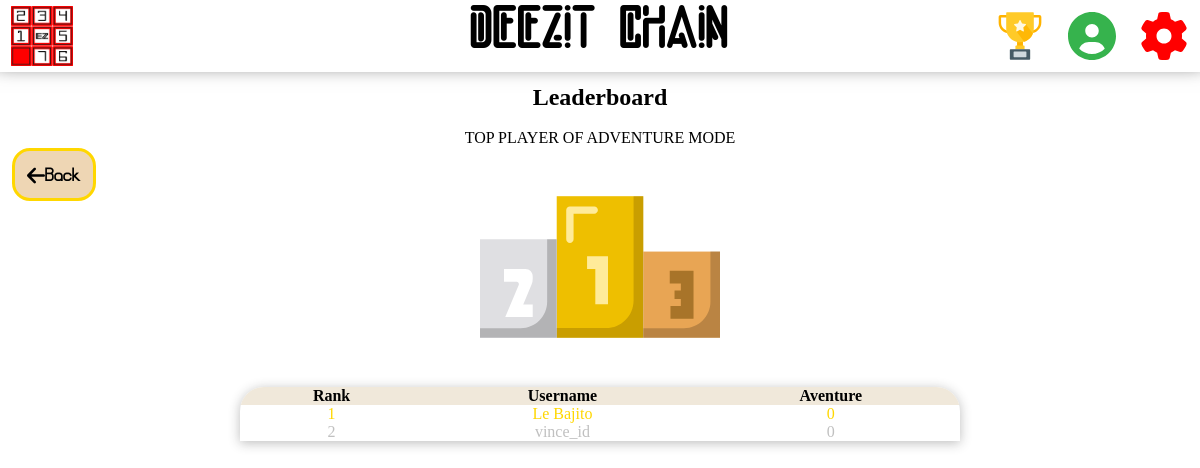
The page /php/leaderboard_adventure.php on the database as committed earlier.
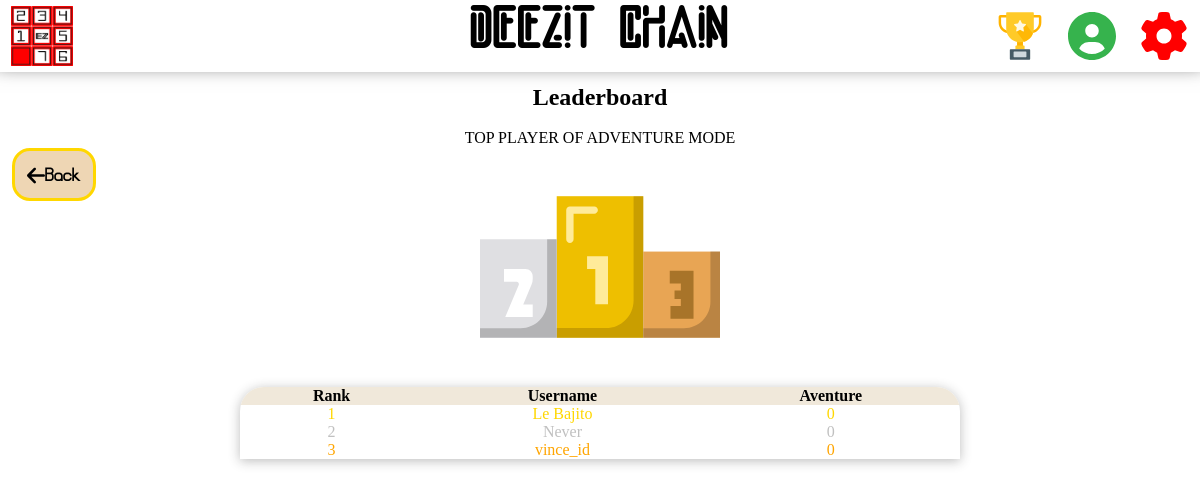
The same page on the database as committed later.
### tables this page shows
CREATE TABLE `user` (
  `ID` int(11) NOT NULL,
  `username` varchar(64) NOT NULL,
  `password` varchar(64) NOT NULL,
  `history_lvl` int(32) NOT NULL DEFAULT '1',
  `adventure_lvl` int(32) DEFAULT NULL,
  `time_trial` int(32) DEFAULT NULL
);

### php/leaderboard_adventure.php (the view, shortened to what this page needs)
<?php require './header.php';
?>
<head>
</head>
<main>
    <div>
        <div id="wrapper">
            <a href='leaderboard.php' draggable='false' class='align-left' id='back'><image src='../image/arrow-left-solid.svg' draggable='false' id='arrow-light' alt='arrow'/></image> Back</a>
        <h2 class="align-center">Leaderboard</h2>
        <br>
        <h4 class="align-center">TOP PLAYER OF ADVENTURE MODE</h4>
        </div>
        <?php
        include("connexion_db.php");
        $requete = "SELECT username,adventure_lvl FROM user ORDER BY adventure_lvl DESC, username ASC limit 8";
        $resultat = mysqli_query($connexion, $requete);
        if ($resultat == FALSE) {
            echo "<p>Erreur d'exécution de la requete :".mysqli_error($connexion)."</p>";
            die();
        }
        else {
            echo "<img src='../image/podium.svg' id='podium' alt='podium' draggable='false'/>";
            echo "<table><tr>
						<th>Rank</th>
						<th>Username</th>
						<th>Aventure</th>
					</tr>";
            $nbreLignes = mysqli_num_rows($resultat);
            $i=0;
            if ($nbreLignes > 0) {
                while ($row = mysqli_fetch_assoc($resultat)) {
                    echo "<tr>";
                    $i += 1;
                    if (isset($_SESSION['username'])){
                        if ($row['username'] == $_SESSION['username']) {
                            echo "<td class='active rank$i'>$i</td>";
                            echo "<td class='active rank$i'>$row[username]</td>";
                            echo "<td class='active rank$i'>$row[adventure_lvl]</td>";
                        }
                        else{
                            echo "<td class='rank$i'>$i</td>";
                            echo "<td class='rank$i'>$row[username]</td>";
                            echo "<td class='rank$i'>$row[adventure_lvl]</td>";
                        }
                    }
                    else{
                        echo "<td class='rank$i'>$i</td>";
                        echo "<td class='rank$i'>$row[username]</td>";
                        echo "<td class='rank$i'>$row[adventure_lvl]</td>";
                    }
                }
            }
        }
        echo "</table>";
        ?>
    </div>
</main>

Rows that differ between the two databases and show on the page:
added user: username "Never", adventure_lvl "0"
